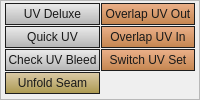
             <widget class="QFrame" name="frame_UVTools">
              <property name="sizePolicy">
               <sizepolicy hsizetype="Preferred" vsizetype="Preferred">
                <horstretch>0</horstretch>
                <verstretch>0</verstretch>
               </sizepolicy>
              </property>
              <property name="minimumSize">
               <size>
                <width>0</width>
                <height>0</height>
               </size>
              </property>
              <property name="maximumSize">
               <size>
                <width>16777215</width>
                <height>16777215</height>
               </size>
              </property>
              <property name="font">
               <font>
                <family>Segoe UI</family>
               </font>
              </property>
              <property name="styleSheet">
               <string notr="true">QPushButton{ 
 border:1px solid rgb(30,30,30);
background-color: qlineargradient(spread:pad, x1:1, y1:1, x2:1, y2:0, stop:0 rgba(189, 118, 57, 225), stop:1 rgba(235, 158, 108, 195));
color:rgb(25,25,25);}
QPushButton:hover{ 
 border:1px solid rgb(30,30,30);
background-color: qlineargradient(spread:pad, x1:1, y1:1, x2:1, y2:0, stop:0 rgba(189, 118, 57, 255), stop:1 rgba(255, 178, 128, 255));
color:rgb(25,25,25);
text-decoration: underline!important;
}
QPushButton:pressed{ 
 border:1px solid rgb(30,30,30);
background-color: qlineargradient(spread:pad, x1:1, y1:1, x2:1, y2:0, stop:0 rgba(235, 158, 108, 195), stop:1 rgba( 189, 118, 57, 225));
color:rgb(25,25,25);}</string>
              </property>
              <property name="frameShape">
               <enum>QFrame::StyledPanel</enum>
              </property>
              <property name="frameShadow">
               <enum>QFrame::Raised</enum>
              </property>
              <layout class="QGridLayout" name="gridLayout_11">
               <property name="leftMargin">
                <number>4</number>
               </property>
               <property name="topMargin">
                <number>2</number>
               </property>
               <property name="rightMargin">
                <number>4</number>
               </property>
               <property name="bottomMargin">
                <number>4</number>
               </property>
               <property name="spacing">
                <number>1</number>
               </property>
               <item row="0" column="2">
                <widget class="QPushButton" name="btn_overlapUVOut">
                 <property name="minimumSize">
                  <size>
                   <width>0</width>
                   <height>17</height>
                  </size>
                 </property>
                 <property name="maximumSize">
                  <size>
                   <width>16777215</width>
                   <height>22</height>
                  </size>
                 </property>
                 <property name="font">
                  <font>
                   <family>Segoe UI</family>
                  </font>
                 </property>
                 <property name="cursor">
                  <cursorShape>PointingHandCursor</cursorShape>
                 </property>
                 <property name="statusTip">
                  <string>Move overlap UVs to 2rd.</string>
                 </property>
                 <property name="text">
                  <string>Overlap UV Out</string>
                 </property>
                </widget>
               </item>
               <item row="1" column="2">
                <widget class="QPushButton" name="btn_overlapUVIn">
                 <property name="minimumSize">
                  <size>
                   <width>0</width>
                   <height>17</height>
                  </size>
                 </property>
                 <property name="maximumSize">
                  <size>
                   <width>16777215</width>
                   <height>22</height>
                  </size>
                 </property>
                 <property name="font">
                  <font>
                   <family>Segoe UI</family>
                  </font>
                 </property>
                 <property name="cursor">
                  <cursorShape>PointingHandCursor</cursorShape>
                 </property>
                 <property name="statusTip">
                  <string>Move overlap UVs back.</string>
                 </property>
                 <property name="text">
                  <string>Overlap UV In</string>
                 </property>
                </widget>
               </item>
               <item row="0" column="1">
                <widget class="QPushButton" name="btn_UVDeluxe">
                 <property name="minimumSize">
                  <size>
                   <width>0</width>
                   <height>17</height>
                  </size>
                 </property>
                 <property name="maximumSize">
                  <size>
                   <width>16777215</width>
                   <height>22</height>
                  </size>
                 </property>
                 <property name="font">
                  <font>
                   <family>Segoe UI</family>
                  </font>
                 </property>
                 <property name="cursor">
                  <cursorShape>PointingHandCursor</cursorShape>
                 </property>
                 <property name="statusTip">
                  <string>UV Deluxe by Erik Spellerberg.</string>
                 </property>
                 <property name="styleSheet">
                  <string notr="true">QPushButton{ 
 border:1px solid rgb(30,30,30);
background-color: qlineargradient(spread:pad, x1:1, y1:1, x2:1, y2:0, stop:0 rgba(175, 175,175, 235), stop:1 rgba(235, 235, 235, 195));
color:rgb(25,25,25);}

QPushButton:hover{ 
 border:1px solid rgb(30,30,30);
background-color: qlineargradient(spread:pad, x1:1, y1:1, x2:1, y2:0, stop:0 rgba(190, 190, 190, 255), stop:1 rgba(245, 245, 245, 255));
color:rgb(25,25,25);
}

QPushButton:pressed{ 
 border:1px solid rgb(30,30,30);
background-color: qlineargradient(spread:pad, x1:1, y1:1, x2:1, y2:0, stop:0 rgba(215, 215, 215, 195), stop:1 rgba(155, 155,155, 235));
color:rgb(25,25,25);}</string>
                 </property>
                 <property name="text">
                  <string>UV Deluxe</string>
                 </property>
                </widget>
               </item>
               <item row="1" column="1">
                <widget class="QPushButton" name="btn_quickUV">
                 <property name="minimumSize">
                  <size>
                   <width>0</width>
                   <height>17</height>
                  </size>
                 </property>
                 <property name="maximumSize">
                  <size>
                   <width>16777215</width>
                   <height>22</height>
                  </size>
                 </property>
                 <property name="font">
                  <font>
                   <family>Segoe UI</family>
                  </font>
                 </property>
                 <property name="cursor">
                  <cursorShape>PointingHandCursor</cursorShape>
                 </property>
                 <property name="statusTip">
                  <string>Quick UV tool from bonus tool.</string>
                 </property>
                 <property name="styleSheet">
                  <string notr="true">QPushButton{ 
 border:1px solid rgb(30,30,30);
background-color: qlineargradient(spread:pad, x1:1, y1:1, x2:1, y2:0, stop:0 rgba(175, 175,175, 235), stop:1 rgba(235, 235, 235, 195));
color:rgb(25,25,25);}

QPushButton:hover{ 
 border:1px solid rgb(30,30,30);
background-color: qlineargradient(spread:pad, x1:1, y1:1, x2:1, y2:0, stop:0 rgba(190, 190, 190, 255), stop:1 rgba(245, 245, 245, 255));
color:rgb(25,25,25);
}

QPushButton:pressed{ 
 border:1px solid rgb(30,30,30);
background-color: qlineargradient(spread:pad, x1:1, y1:1, x2:1, y2:0, stop:0 rgba(215, 215, 215, 195), stop:1 rgba(155, 155,155, 235));
color:rgb(25,25,25);}</string>
                 </property>
                 <property name="text">
                  <string>Quick UV</string>
                 </property>
                </widget>
               </item>
               <item row="3" column="2">
                <widget class="QPushButton" name="btn_switchUVSet">
                 <property name="minimumSize">
                  <size>
                   <width>0</width>
                   <height>17</height>
                  </size>
                 </property>
                 <property name="maximumSize">
                  <size>
                   <width>16777215</width>
                   <height>22</height>
                  </size>
                 </property>
                 <property name="font">
                  <font>
                   <family>Segoe UI</family>
                  </font>
                 </property>
                 <property name="cursor">
                  <cursorShape>PointingHandCursor</cursorShape>
                 </property>
                 <property name="statusTip">
                  <string>Switch first UV set with second UV set.</string>
                 </property>
                 <property name="styleSheet">
                  <string notr="true"/>
                 </property>
                 <property name="text">
                  <string>Switch UV Set</string>
                 </property>
                </widget>
               </item>
               <item row="3" column="1">
                <widget class="QPushButton" name="btn_checkUVBleed">
                 <property name="minimumSize">
                  <size>
                   <width>0</width>
                   <height>17</height>
                  </size>
                 </property>
                 <property name="maximumSize">
                  <size>
                   <width>16777215</width>
                   <height>22</height>
                  </size>
                 </property>
                 <property name="font">
                  <font>
                   <family>Segoe UI</family>
                  </font>
                 </property>
                 <property name="cursor">
                  <cursorShape>PointingHandCursor</cursorShape>
                 </property>
                 <property name="statusTip">
                  <string>Check if UV shells are too close.</string>
                 </property>
                 <property name="styleSheet">
                  <string notr="true">QPushButton{ 
 border:1px solid rgb(30,30,30);
background-color: qlineargradient(spread:pad, x1:1, y1:1, x2:1, y2:0, stop:0 rgba(175, 175,175, 235), stop:1 rgba(235, 235, 235, 195));
color:rgb(25,25,25);}

QPushButton:hover{ 
 border:1px solid rgb(30,30,30);
background-color: qlineargradient(spread:pad, x1:1, y1:1, x2:1, y2:0, stop:0 rgba(190, 190, 190, 255), stop:1 rgba(245, 245, 245, 255));
color:rgb(25,25,25);
}

QPushButton:pressed{ 
 border:1px solid rgb(30,30,30);
background-color: qlineargradient(spread:pad, x1:1, y1:1, x2:1, y2:0, stop:0 rgba(215, 215, 215, 195), stop:1 rgba(155, 155,155, 235));
color:rgb(25,25,25);}</string>
                 </property>
                 <property name="text">
                  <string>Check UV Bleed</string>
                 </property>
                </widget>
               </item>
               <item row="4" column="1">
                <widget class="QPushButton" name="btn_edgeToCurve_2">
                 <property name="minimumSize">
                  <size>
                   <width>0</width>
                   <height>17</height>
                  </size>
                 </property>
                 <property name="maximumSize">
                  <size>
                   <width>16777215</width>
                   <height>22</height>
                  </size>
                 </property>
                 <property name="font">
                  <font>
                   <family>Segoe UI</family>
                  </font>
                 </property>
                 <property name="cursor">
                  <cursorShape>PointingHandCursor</cursorShape>
                 </property>
                 <property name="statusTip">
                  <string>Make curve from edge.</string>
                 </property>
                 <property name="styleSheet">
                  <string notr="true">QPushButton{ 
 border:1px solid rgb(30,30,30);
background-color: qlineargradient(spread:pad, x1:1, y1:1, x2:1, y2:0, stop:0 rgba(165, 145,65, 235), stop:1 rgba(215, 195, 155, 215));
color:rgb(25,25,25);}

QPushButton:hover{ 
 border:1px solid rgb(30,30,30);
background-color: qlineargradient(spread:pad, x1:1, y1:1, x2:1, y2:0, stop:0 rgba(175, 164, 85, 255), stop:1 rgba(225, 215, 175, 255));
color:rgb(25,25,25);}

QPushButton:pressed{ 
 border:1px solid rgb(30,30,30);
background-color: qlineargradient(spread:pad, x1:1, y1:1, x2:1, y2:0, stop:0 rgba(215, 195, 155, 215), stop:1 rgba(165, 145,65, 235));
color:rgb(25,25,25);}</string>
                 </property>
                 <property name="text">
                  <string>Unfold Seam</string>
                 </property>
                </widget>
               </item>
              </layout>
             </widget>
